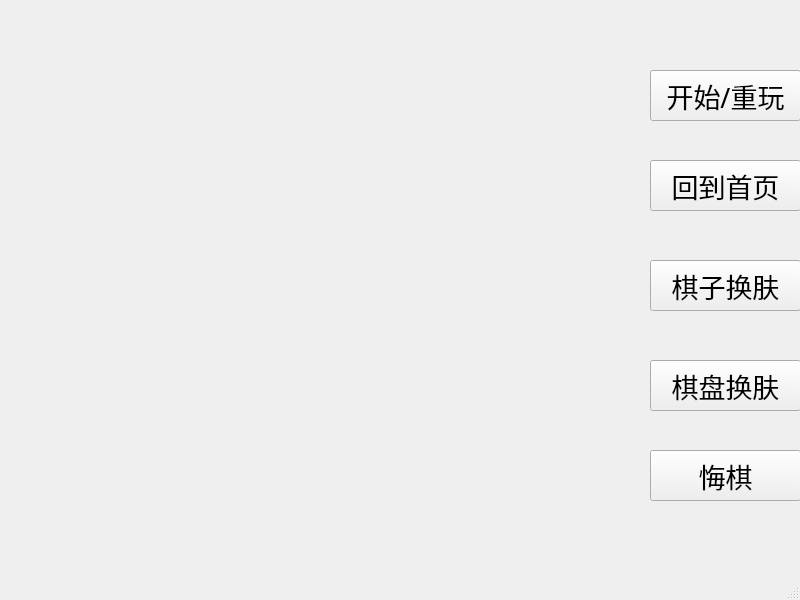
<?xml version="1.0" encoding="UTF-8"?>
<ui version="4.0">
 <class>GameVsComputer</class>
 <widget class="QMainWindow" name="GameVsComputer">
  <property name="geometry">
   <rect>
    <x>0</x>
    <y>0</y>
    <width>800</width>
    <height>600</height>
   </rect>
  </property>
  <property name="windowTitle">
   <string>MainWindow</string>
  </property>
  <widget class="QWidget" name="centralwidget">
   <widget class="QPushButton" name="pushButton">
    <property name="geometry">
     <rect>
      <x>650</x>
      <y>70</y>
      <width>151</width>
      <height>51</height>
     </rect>
    </property>
    <property name="font">
     <font>
      <family>隶书</family>
      <pointsize>20</pointsize>
     </font>
    </property>
    <property name="text">
     <string>开始/重玩</string>
    </property>
   </widget>
   <widget class="QPushButton" name="changeChessSkin">
    <property name="geometry">
     <rect>
      <x>650</x>
      <y>260</y>
      <width>151</width>
      <height>51</height>
     </rect>
    </property>
    <property name="font">
     <font>
      <family>隶书</family>
      <pointsize>20</pointsize>
     </font>
    </property>
    <property name="text">
     <string>棋子换肤</string>
    </property>
   </widget>
   <widget class="QPushButton" name="pushButton_2">
    <property name="geometry">
     <rect>
      <x>650</x>
      <y>450</y>
      <width>151</width>
      <height>51</height>
     </rect>
    </property>
    <property name="font">
     <font>
      <family>隶书</family>
      <pointsize>20</pointsize>
     </font>
    </property>
    <property name="text">
     <string>悔棋</string>
    </property>
   </widget>
   <widget class="QPushButton" name="pushButton_3">
    <property name="geometry">
     <rect>
      <x>650</x>
      <y>160</y>
      <width>151</width>
      <height>51</height>
     </rect>
    </property>
    <property name="font">
     <font>
      <family>隶书</family>
      <pointsize>20</pointsize>
     </font>
    </property>
    <property name="text">
     <string>回到首页</string>
    </property>
   </widget>
   <widget class="QPushButton" name="pushButton_4">
    <property name="geometry">
     <rect>
      <x>650</x>
      <y>360</y>
      <width>151</width>
      <height>51</height>
     </rect>
    </property>
    <property name="font">
     <font>
      <family>隶书</family>
      <pointsize>20</pointsize>
     </font>
    </property>
    <property name="text">
     <string>棋盘换肤</string>
    </property>
   </widget>
  </widget>
  <widget class="QMenuBar" name="menubar">
   <property name="geometry">
    <rect>
     <x>0</x>
     <y>0</y>
     <width>800</width>
     <height>26</height>
    </rect>
   </property>
  </widget>
  <widget class="QStatusBar" name="statusbar"/>
 </widget>
 <resources/>
 <connections/>
</ui>
